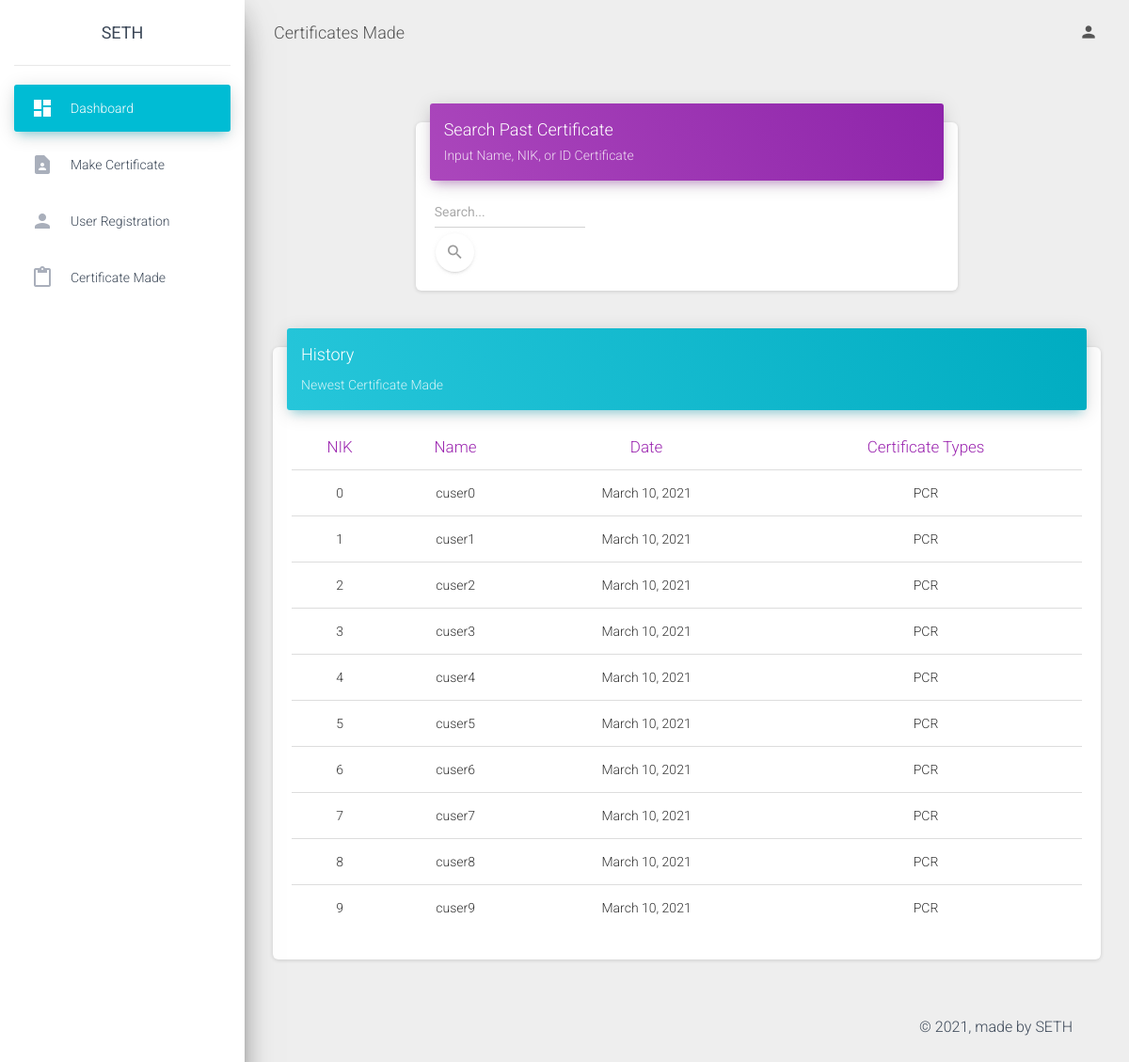
Before: /a_web/history/ (signed in) with the older database file.
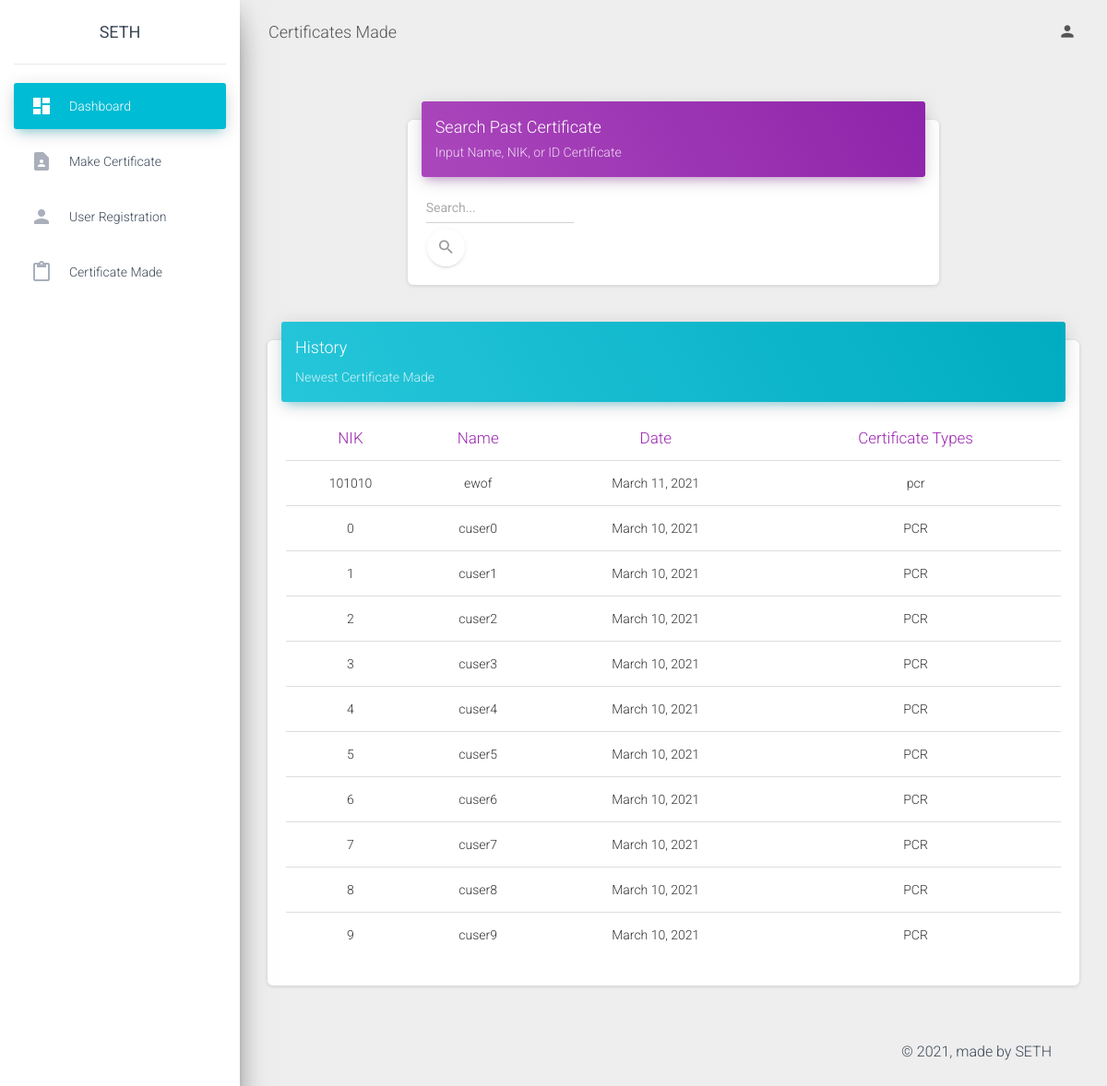
After: the same page with the newer database file.
### SETH/models.py (models this page shows)
class Certificate(models.Model):
    cuser = models.ForeignKey(CUser, on_delete=models.CASCADE)
    cert_type = models.CharField(max_length=10, blank=False)
    note = models.CharField(max_length=250, blank=True, null=True)
    date = models.DateField(default=date.today, blank=True, null=True)
    a_place = models.ForeignKey(APlace, on_delete=models.CASCADE, blank=True, null=True)
    result = models.BooleanField(blank=False, default=True)
    good_result = models.BooleanField(blank=False, default=False)

class CUser(models.Model):
    nik = models.CharField(max_length=50, blank=False)
    name = models.CharField(max_length=50, blank=False)
    email = models.CharField(max_length=50, blank=False)
    phone = models.CharField(max_length=50, blank=False)
    bday = models.CharField(max_length=50, blank=False)
    address = models.CharField(max_length=50, blank=False)
    city = models.CharField(max_length=50, blank=False)
    country = models.CharField(max_length=50, blank=False)
    postalcode = models.CharField(max_length=50, blank=False)
    password = models.CharField(max_length=50, blank=False, default='12345')
    face_data = models.CharField(max_length=25, blank=True, null=True)
    fingerprint = models.CharField(max_length=25, blank=True, null=True)

### A_WEB/views.py (the view, shortened to what this page needs)
# urls.py: path('history/', history, name='history'),
@login_required
@auser_required
def history(request):
    if request.method=="GET":
        return render(request, 'front1/tables.html', {"history": list(Certificate.objects.all().order_by("-date"))})
    else:
        print("Invalid method")

### A_WEB/views.py (called while the page is built)
def auser_required(function=None, redirect_field_name=REDIRECT_FIELD_NAME, login_url='/a_web/login'):
    actual_decorator = user_passes_test(
        lambda u: u.is_active and u.usertype==UserAuthentication.A_TYPE,
        login_url=login_url,
        redirect_field_name=redirect_field_name
    )
    if function:
        return actual_decorator(
            function,
        )
    return actual_decorator

### templates/front1/tables.html (shortened to what the changed rows need)
<!DOCTYPE html>
<html lang="en">
<head>
  <link rel="stylesheet" href="https://maxcdn.bootstrapcdn.com/font-awesome/latest/css/font-awesome.min.css">
  <link href="/staticfiles/assets/css/material-dashboard.css?v=2.1.2" rel="stylesheet" />
  <link href="/staticfiles/assets/demo/demo.css" rel="stylesheet" />
</head>
<body class="">
    <div class="main-panel">
      <div class="content">
        <div class="container-fluid">
              <div class="row">
                <div class="col-md-12">
                  <div class="card">
                    <div class="card-body">
                      <div class="table-responsive">
                        <table class="table">
                          <thead class=" text-primary">
                            <th class="text-center">
                              NIK
                            </th>
                            <th class="text-center">
                              Name
                            </th>
                            <th class="text-center">
                              Date
                            </th>
                            <th class="text-center">
                              Certificate Types
                            </th>
                          </thead>
                          <tbody>
                            {% for cert in history %}
                              <tr>
                                <td class="text-center">
                                  {{cert.cuser.nik}}
                                </td>
                                <td class="text-center">
                                  {{cert.cuser.name}}
                                </td>
                                <td class="text-center">
                                  {{cert.date}}
                                </td>
                                <td class="text-center">
                                  {{cert.cert_type}}
                                </td>
                              </tr>
                            {% endfor %}
                          </tbody>
                        </table>
                      </div>
                    </div>
                  </div>
                  </div>
                </div>
              </div>
              </div>
</body>
</html>

Changed rows visible on the page:
added Certificate: cuser.nik "101010", cuser.name "ewof", date "March 11, 2021", cert_type "pcr"
